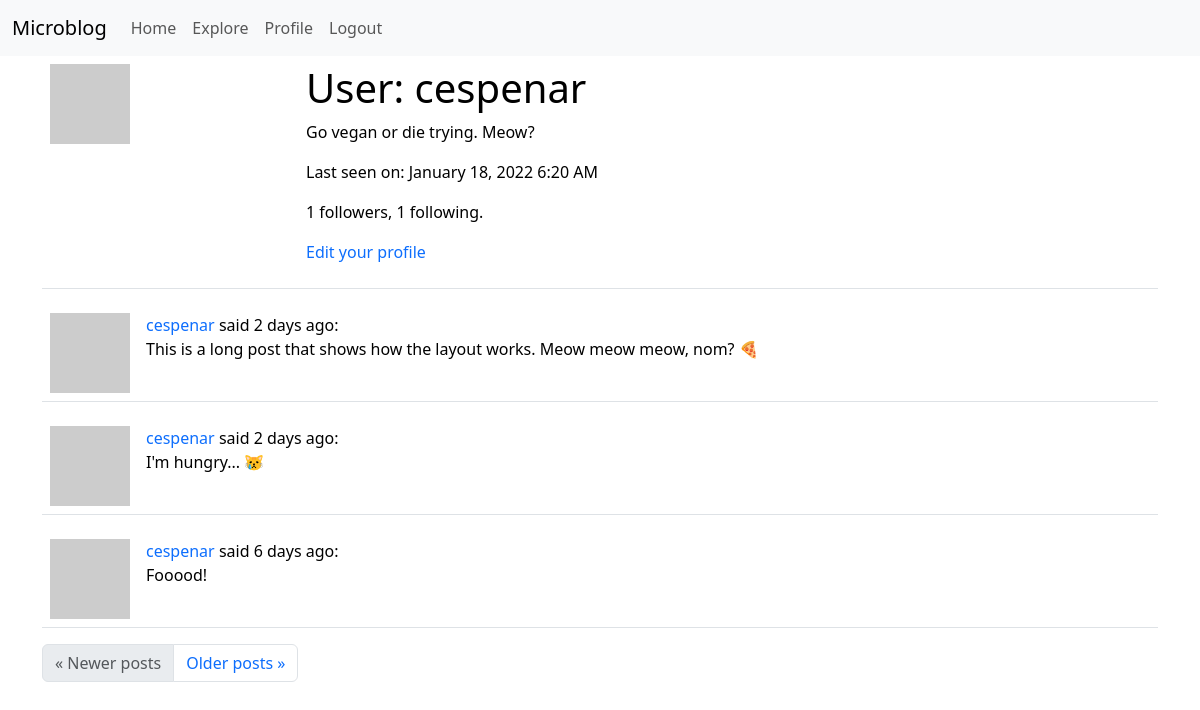
The page /user/cespenar (signed in) on the database as committed earlier.
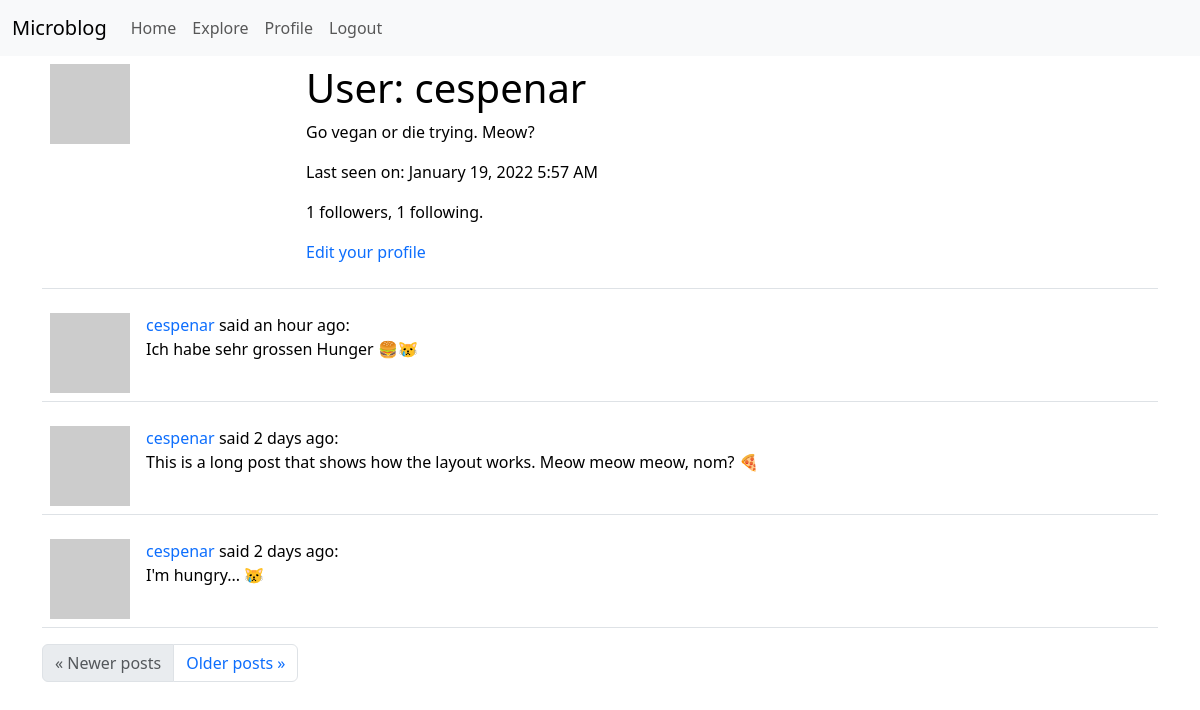
The same page on the database as committed later.
### app/models.py (models this page shows, shortened)
class User(UserMixin, db.Model):
    id = db.Column(db.Integer, primary_key=True)
    username = db.Column(db.String(64), index=True, unique=True)
    email = db.Column(db.String(120), index=True, unique=True)
    password_hash = db.Column(db.String(128))
    posts = db.relationship('Post', backref='author', lazy='dynamic')
    about_me = db.Column(db.String(140))
    last_seen = db.Column(db.DateTime, default=datetime.utcnow)
    followed = db.relationship(
        'User',
        secondary=followers,
        primaryjoin=(followers.c.follower_id == id),
        secondaryjoin=(followers.c.followed_id == id),
        backref=db.backref('followers', lazy='dynamic'),
        lazy='dynamic'
    )
    def avatar(self, size):
        digest = md5(self.email.lower().encode('utf-8')).hexdigest()
        return f'https://www.gravatar.com/avatar/{digest}?d=identicon&s={size}'

class Post(db.Model):
    id = db.Column(db.Integer, primary_key=True)
    body = db.Column(db.String(140))
    timestamp = db.Column(db.DateTime, index=True, default=datetime.utcnow)
    user_id = db.Column(db.Integer, db.ForeignKey('user.id'))

### app/routes.py (the view)
@app.route('/user/<username>')
@login_required
def user(username):
    user = User.query.filter_by(username=username).first_or_404()
    page = request.args.get('page', 1, type=int)
    posts = user.posts.order_by(Post.timestamp.desc()).paginate(
        page, app.config['POSTS_PER_PAGE'], False)
    next_url = url_for('user', username=user.username,
                       page=posts.next_num) if posts.has_next else None
    prev_url = url_for('user', username=user.username,
                       page=posts.prev_num) if posts.has_prev else None
    form = EmptyForm()
    return render_template('user.html', user=user, posts=posts.items,
                           next_url=next_url, prev_url=prev_url, form=form)

### app/models.py (called while the page is built)
@login.user_loader
def load_user(id):
    return User.query.get(int(id))

### app/routes.py (called while the page is built)
@app.before_request
def before_request():
    if current_user.is_authenticated:
        current_user.last_seen = datetime.utcnow()
        db.session.commit()

### app/templates/user.html (shortened to what this page needs)
{% extends "base.html" %}
{% block app_content %}
    <table class="table table-hover">
        <tr>
            <td style="width: 256px"><img src="{{ user.avatar(256) }}"
                                          alt="User avatar"></td>
            <td>
                <h1>User: {{ user.username }}</h1>
                {% if user.about_me %}<p>{{ user.about_me }}</p>{% endif %}
                {% if user.last_seen %}
                    <p>
                        Last seen
                        on: {{ moment(user.last_seen).format('LLL') }}
                    </p>
                {% endif %}
                <p>
                    {{ user.followers.count() }}
                    followers, {{ user.followed.count() }} following.
                </p>
                {% if user == current_user %}
                    <p>
                        <a href="{{ url_for('edit_profile') }}">Edit your
                            profile</a>
                    </p>
                {% endif %}
            </td>
        </tr>
    </table>
    {% for post in posts %}
        {% include "_post.html" %}
    {% endfor %}
    <nav aria-label="...">
        <ul class="pagination">
            <li class="page-item{% if not prev_url %} disabled{% endif %}">
                <a class="page-link" href="{{ prev_url or '#' }}"
                   aria-label="Previous">
                    <span aria-hidden="true">&laquo;</span> Newer posts
                </a>
            </li>
            <li class="page-item{% if not next_url %} disabled{% endif %}">
                <a class="page-link" href="{{ next_url or '#' }}"
                   aria-label="Next">
                    <span aria-hidden="true">Older posts </span>&raquo;
                </a>
            </li>
        </ul>
    </nav>
{% endblock %}

### app/templates/_post.html
<table class="table table-hover">
    <tr>
        <td style="width: 70px">
            <a href="{{ url_for('user', username=post.author.username) }}">
                <img src="{{ post.author.avatar(70) }}" alt="User avatar">
            </a>
        </td>
        <td>
            <a href="{{ url_for('user', username=post.author.username) }}">
                {{ post.author.username }}
            </a>
            said {{ moment(post.timestamp).fromNow() }}:
            <br>
            {{ post.body }}
        </td>
    </tr>
</table>

Rows that differ between the two databases and show on the page:
no longer on this page (row unchanged): Post: author.username "cespenar", timestamp "6 days ago", body "Fooood!"
changed User "cespenar": last_seen "January 18, 2022 6:20 AM" → "January 19, 2022 5:57 AM"
added Post: author.username "cespenar", timestamp "an hour ago", body "Ich habe sehr grossen Hunger 🍔😿"
